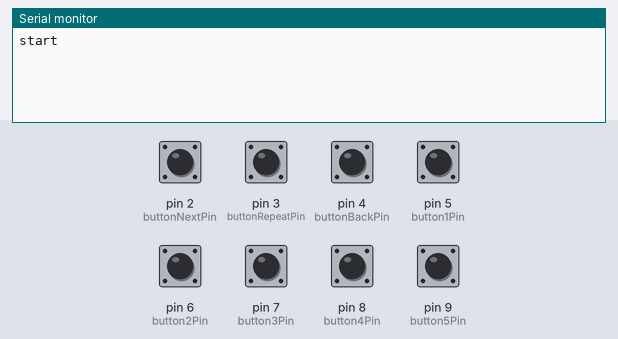
A sketch run on a simulated Arduino Uno, built with avr-gcc and run on an emulated ATmega328P. On the bench: the last lines printed to the serial monitor. The inputs (shaded band) are chosen by the test bench; at power-on: pin 2 (buttonNextPin), pin 3 (buttonRepeatPin), pin 4 (buttonBackPin), pin 5 (button1Pin), pin 6 (button2Pin), pin 7 (button3Pin), pin 8 (button4Pin), pin 9 (button5Pin) LOW.

Above: at 1.2 s.
1.3 s: pin 2 (buttonNextPin) pulled HIGH for 0.15 s
At 1.7 s:
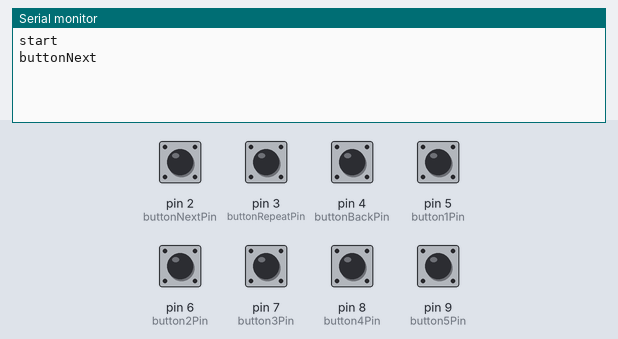
2.9 s: pin 3 (buttonRepeatPin) pulled HIGH for 0.15 s
At 4.1 s:
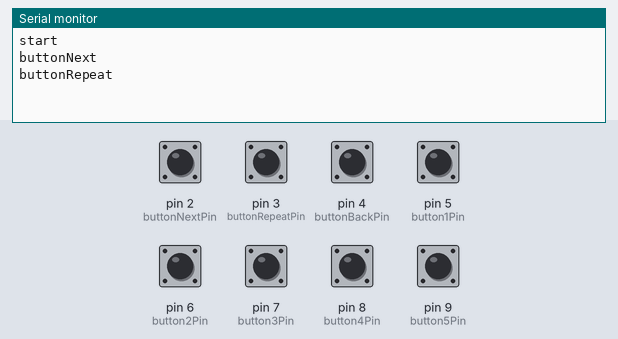
4.5 s: pin 4 (buttonBackPin) pulled HIGH for 0.15 s
At 5.5 s:
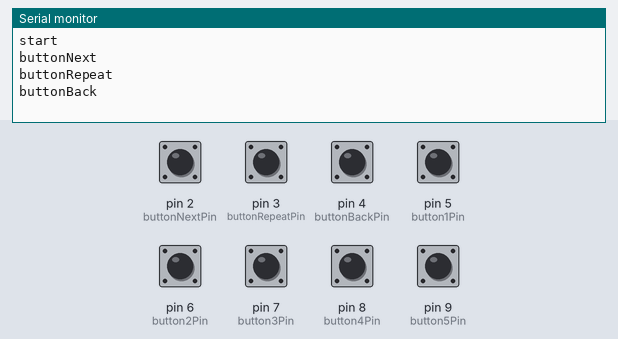
6.1 s: pin 5 (button1Pin) pulled HIGH for 0.15 s
At 6.8 s:
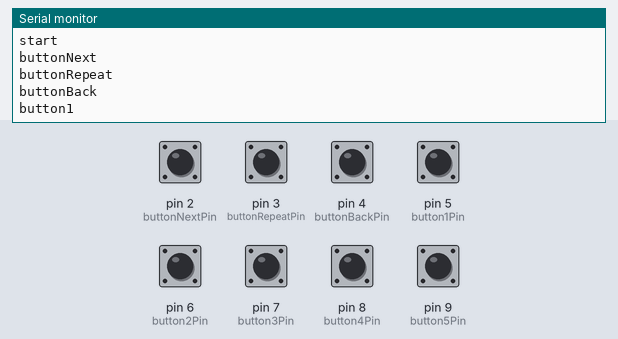
7.7 s: pin 6 (button2Pin) pulled HIGH for 0.15 s
At 8.0 s:
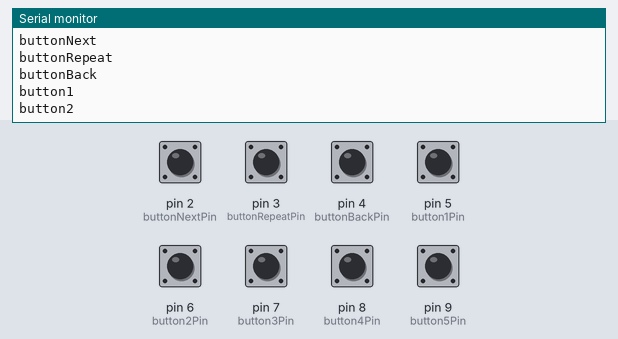
9.3 s: pin 7 (button3Pin) pulled HIGH for 0.15 s
At 10.5 s:
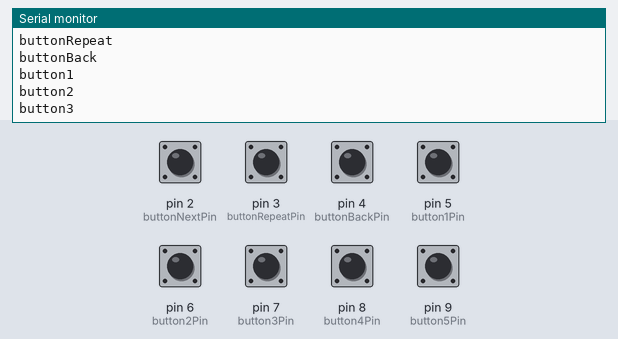

The sketch:

Arduino_MetAlleKeyboardKnoppen_Werkt.ino
```cpp
const int buttonNextPin = 2;
const int buttonRepeatPin = 3;
const int buttonBackPin = 4;
const int button1Pin = 5;
const int button2Pin = 6;
const int button3Pin = 7;
const int button4Pin = 8;
const int button5Pin = 9;
int buttonNextState = 0;
int oldButtonNextState=0;
int buttonRepeatState = 0;
int oldButtonRepeatState=0;
int buttonBackState = 0;
int oldButtonBackState=0;
int button1State = 0;
int oldButton1State=0;
int button2State = 0;
int oldButton2State=0;
int button3State = 0;
int oldButton3State=0;
int button4State = 0;
int oldButton4State=0;
int button5State = 0;
int oldButton5State=0;

void setup() {
  Serial.begin(9600);
  pinMode(buttonNextPin, INPUT);
  pinMode(buttonRepeatPin, INPUT);
  pinMode(buttonBackPin, INPUT);
  pinMode(button1Pin, INPUT);
  pinMode(button2Pin, INPUT);
  pinMode(button3Pin, INPUT);
  pinMode(button4Pin, INPUT);
  pinMode(button5Pin, INPUT);
  Serial.println("start");
}

void loop() {
      buttonNextState = digitalRead(buttonNextPin);
      buttonRepeatState = digitalRead(buttonRepeatPin);
      buttonBackState = digitalRead(buttonBackPin);
      button1State = digitalRead(button1Pin);
      button2State = digitalRead(button2Pin);
      button3State = digitalRead(button3Pin);
      button4State = digitalRead(button4Pin);
      button5State = digitalRead(button5Pin);
      // Serial.println(buttonState);
      if (buttonNextState!=oldButtonNextState) {
        if (buttonNextState == HIGH) {
              Serial.println("buttonNext");
        }
      oldButtonNextState=buttonNextState;
      }

      if (buttonRepeatState!=oldButtonRepeatState) {
        if (buttonRepeatState == HIGH) {
              Serial.println("buttonRepeat");
        }
      oldButtonRepeatState=buttonRepeatState;
      }

      if (buttonBackState!=oldButtonBackState) {
        if (buttonBackState == HIGH) {
              Serial.println("buttonBack");
        }
      oldButtonBackState=buttonBackState;
      }

      if (button1State!=oldButton1State) {
        if (button1State == HIGH) {
              Serial.println("button1");
        }
      oldButton1State=button1State;
      }

      if (button2State!=oldButton2State) {
        if (button2State == HIGH) {
              Serial.println("button2");
        }
      oldButton2State=button2State;
      }

      if (button3State!=oldButton3State) {
        if (button3State == HIGH) {
              Serial.println("button3");
        }
      oldButton3State=button3State;
      }

      if (button4State!=oldButton4State) {
        if (button4State == HIGH) {
              Serial.println("button4");
        }
      oldButton4State=button4State;
      }

      if (button5State!=oldButton5State) {
        if (button5State == HIGH) {
              Serial.println("button5");
        }
      oldButton5State=button5State;
      }

      delay(50);
}
```

Measured:
- after the input at 1.3 s, the serial monitor: prints a new line at once (image 1)
- after the input at 2.9 s, the serial monitor: prints a new line at once (image 2)
- after the input at 4.5 s, the serial monitor: prints a new line at once (image 3)
- after the input at 6.1 s, the serial monitor: prints a new line at once (image 4)
- after the input at 7.7 s, the serial monitor: prints a new line at once (image 5)
- after the input at 9.3 s, the serial monitor: prints a new line at once (image 6)
